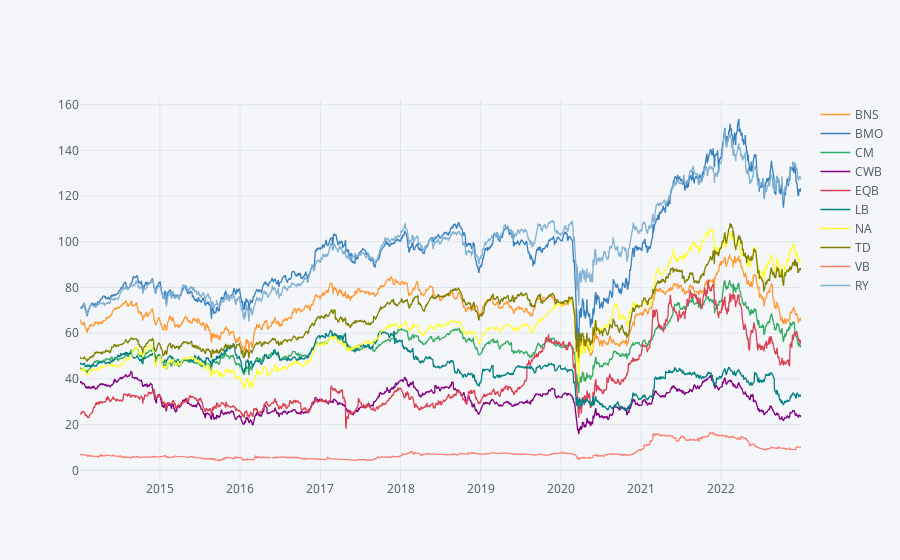

Notebook source saved alongside this figure:
### Code cell
bank_stocks.xs(key='Close',axis=1,level='Stock Info').iplot()

### Figure 1 — Plotly figure (JSON) as saved in the notebook; plotly's stock layout.template omitted (floating-point values rounded to 4 significant figures; data arrays with more than 128 entries replaced by an {"elided": "..."} marker saying what was removed)
{"data": [{"line": {"color": "rgba(255, 153, 51, 1.0)", "dash": "solid", "shape": "linear", "width": 1.3}, "mode": "lines", "name": "BNS", "text": "", "type": "scatter", "x": {"elided": "2258 str values"}, "y": {"elided": "2258 float values"}}, {"line": {"color": "rgba(55, 128, 191, 1.0)", "dash": "solid", "shape": "linear", "width": 1.3}, "mode": "lines", "name": "BMO", "text": "", "type": "scatter", "x": {"elided": "2258 str values"}, "y": {"elided": "2258 float values"}}, {"line": {"color": "rgba(50, 171, 96, 1.0)", "dash": "solid", "shape": "linear", "width": 1.3}, "mode": "lines", "name": "CM", "text": "", "type": "scatter", "x": {"elided": "2258 str values"}, "y": {"elided": "2258 float values"}}, {"line": {"color": "rgba(128, 0, 128, 1.0)", "dash": "solid", "shape": "linear", "width": 1.3}, "mode": "lines", "name": "CWB", "text": "", "type": "scatter", "x": {"elided": "2258 str values"}, "y": {"elided": "2258 float values"}}, {"line": {"color": "rgba(219, 64, 82, 1.0)", "dash": "solid", "shape": "linear", "width": 1.3}, "mode": "lines", "name": "EQB", "text": "", "type": "scatter", "x": {"elided": "2258 str values"}, "y": {"elided": "2258 float values"}}, {"line": {"color": "rgba(0, 128, 128, 1.0)", "dash": "solid", "shape": "linear", "width": 1.3}, "mode": "lines", "name": "LB", "text": "", "type": "scatter", "x": {"elided": "2258 str values"}, "y": {"elided": "2258 float values"}}, {"line": {"color": "rgba(255, 255, 51, 1.0)", "dash": "solid", "shape": "linear", "width": 1.3}, "mode": "lines", "name": "NA", "text": "", "type": "scatter", "x": {"elided": "2258 str values"}, "y": {"elided": "2258 float values"}}, {"line": {"color": "rgba(128, 128, 0, 1.0)", "dash": "solid", "shape": "linear", "width": 1.3}, "mode": "lines", "name": "TD", "text": "", "type": "scatter", "x": {"elided": "2258 str values"}, "y": {"elided": "2258 float values"}}, {"line": {"color": "rgba(251, 128, 114, 1.0)", "dash": "solid", "shape": "linear", "width": 1.3}, "mode": "lines", "name": "VB", "text": "", "type": "scatter", "x": {"elided": "2258 str values"}, "y": {"elided": "2258 mixed values"}}, {"line": {"color": "rgba(128, 177, 211, 1.0)", "dash": "solid", "shape": "linear", "width": 1.3}, "mode": "lines", "name": "RY", "text": "", "type": "scatter", "x": {"elided": "2258 str values"}, "y": {"elided": "2258 float values"}}], "layout": {"legend": {"bgcolor": "#F5F6F9", "font": {"color": "#4D5663"}}, "paper_bgcolor": "#F5F6F9", "plot_bgcolor": "#F5F6F9", "title": {"font": {"color": "#4D5663"}}, "xaxis": {"gridcolor": "#E1E5ED", "showgrid": true, "tickfont": {"color": "#4D5663"}, "title": {"font": {"color": "#4D5663"}, "text": ""}, "zerolinecolor": "#E1E5ED"}, "yaxis": {"gridcolor": "#E1E5ED", "showgrid": true, "tickfont": {"color": "#4D5663"}, "title": {"font": {"color": "#4D5663"}, "text": ""}, "zerolinecolor": "#E1E5ED"}}}
